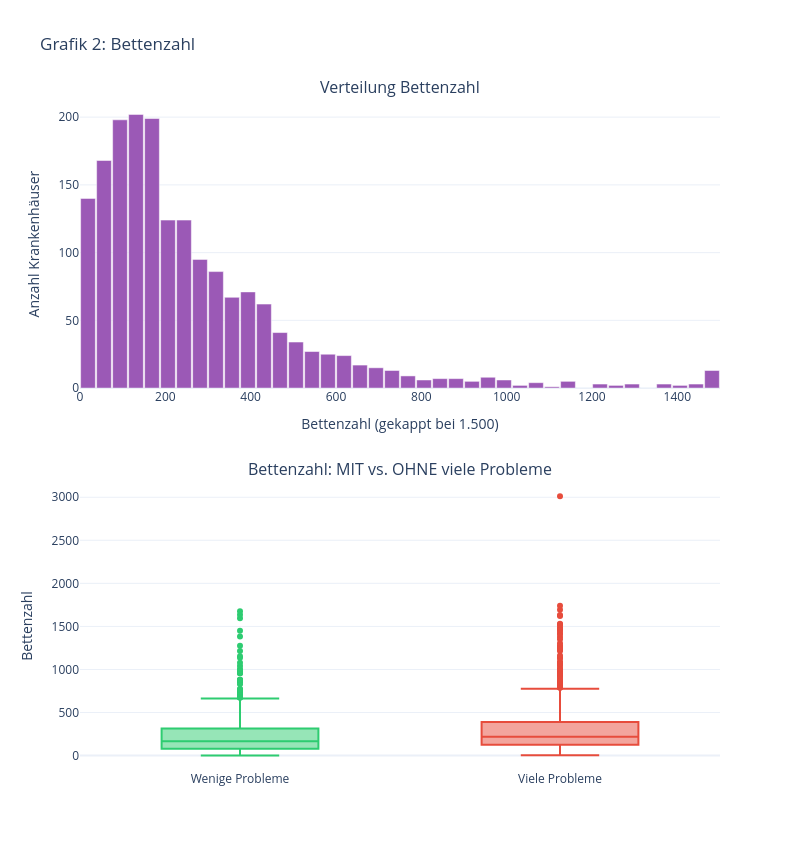

Write notebook code for a chart like this one.
### Markdown cell above
### 📊 Grafik 2 — Bettenzahl
Links: Histogramm der Bettenzahl (gekappt bei 1.500, damit einzelne Großkliniken die Skala nicht verzerren). Rechts: Boxplot der Bettenzahl getrennt nach Gruppe (wenige/viele Probleme) — zeigt, ob Hausgröße mit Qualitätsproblemen zusammenhängt.

### Code cell
# ── Grafik 2: Bettenzahl (interaktiv, mit Hover) ─────────────────

# Histogramm-Bins berechnen (gekappt bei 1.500, wie bisher — sonst wuerden 11 Grosskliniken
# die Skala verzerren, siehe Doku/MD/02_Analyse.md)
betten_capped = df["SO.Betten"].clip(upper=1500)
counts_hist, bin_edges_hist = np.histogram(betten_capped, bins=40)
bin_centers_hist = (bin_edges_hist[:-1] + bin_edges_hist[1:]) / 2
bin_width_hist = bin_edges_hist[1] - bin_edges_hist[0]

# Hover-Text je Balken: Bereich (von–bis) + Anzahl Häuser
hover_hist = [
    f"{links:.0f} – {rechts:.0f} Betten<br>{n} Häuser"
    for links, rechts, n in zip(bin_edges_hist[:-1], bin_edges_hist[1:], counts_hist)
]

fig = make_subplots(
    rows=2, cols=1, vertical_spacing=0.14,
    subplot_titles=("Verteilung Bettenzahl", "Bettenzahl: MIT vs. OHNE viele Probleme"),
)

fig.add_trace(go.Bar(
    x=bin_centers_hist, y=counts_hist, width=bin_width_hist * 0.92,
    marker_color="#9b59b6", name="Bettenzahl", showlegend=False,
    hovertext=hover_hist, hoverinfo="text",
), row=1, col=1)

# Boxplot nach Ziel-Variable — bewusst NICHT gekappt (anders als das Histogramm oben),
# damit auch die Ausreißer bis ca. 3.000 Betten sichtbar bleiben
for g in [0, 1]:
    fig.add_trace(go.Box(
        y=df[df["hat_viele_Probleme"] == g]["SO.Betten"],
        name=LABELS[g], marker_color=FARBEN[g], boxpoints="outliers", showlegend=False,
    ), row=2, col=1)

fig.update_xaxes(title_text="Bettenzahl (gekappt bei 1.500)", row=1, col=1)
fig.update_yaxes(title_text="Anzahl Krankenhäuser", row=1, col=1)
fig.update_yaxes(title_text="Bettenzahl", row=2, col=1)

fig.update_layout(
    title="Grafik 2: Bettenzahl",
    width=800, height=850,
    template="plotly_white",
)
fig.show()

m0 = df[df["hat_viele_Probleme"]==0]["SO.Betten"].median()
m1 = df[df["hat_viele_Probleme"]==1]["SO.Betten"].median()

# Statistische Einordnung: ist der Median-Unterschied real, und wie stark?
from scipy import stats as _stats
_g0 = df[df["hat_viele_Probleme"]==0]["SO.Betten"].dropna()
_g1 = df[df["hat_viele_Probleme"]==1]["SO.Betten"].dropna()
_t, _p = _stats.ttest_ind(_g0, _g1)
_r = df[["SO.Betten","hat_viele_Probleme"]].corr().iloc[0,1]

print(f"\n📌 Befund: Median Betten — Wenige Probleme: {m0:.0f}, Viele Probleme: {m1:.0f} "
      f"({(m0-m1)/m0:.1%} weniger). Statistisch signifikant (T-Test: t={_t:.2f}, p={_p:.4f}), aber "
      f"schwacher Zusammenhang (r={_r:.2f}) — bei dieser Stichprobengröße (n={len(_g0)}+{len(_g1)}) "
      f"werden schon kleine Effekte statistisch signifikant. Die Wertebereiche beider Gruppen "
      f"überlappen stark, Bettenzahl allein hat kaum Vorhersagekraft. Zum Ablesen genauer Werte: "
      f"Maus über Balken/Boxplot bewegen.")

### Figure 1 — Plotly figure (JSON) as saved in the notebook; plotly's stock layout.template omitted (floating-point values rounded to 4 significant figures; data arrays with more than 128 entries replaced by an {"elided": "..."} marker saying what was removed)
{"data": [{"hoverinfo": "text", "hovertext": ["0 – 38 Betten<br>140 Häuser", "38 – 75 Betten<br>168 Häuser", "75 – 112 Betten<br>198 Häuser", "112 – 150 Betten<br>202 Häuser", "150 – 188 Betten<br>199 Häuser", "188 – 225 Betten<br>124 Häuser", "225 – 262 Betten<br>124 Häuser", "262 – 300 Betten<br>95 Häuser", "300 – 338 Betten<br>86 Häuser", "338 – 375 Betten<br>67 Häuser", "375 – 412 Betten<br>71 Häuser", "412 – 450 Betten<br>62 Häuser", "450 – 488 Betten<br>41 Häuser", "488 – 525 Betten<br>34 Häuser", "525 – 562 Betten<br>27 Häuser", "562 – 600 Betten<br>25 Häuser", "600 – 638 Betten<br>24 Häuser", "638 – 675 Betten<br>17 Häuser", "675 – 712 Betten<br>15 Häuser", "712 – 750 Betten<br>13 Häuser", "750 – 788 Betten<br>9 Häuser", "788 – 825 Betten<br>6 Häuser", "825 – 862 Betten<br>7 Häuser", "862 – 900 Betten<br>7 Häuser", "900 – 938 Betten<br>5 Häuser", "938 – 975 Betten<br>8 Häuser", "975 – 1012 Betten<br>6 Häuser", "1012 – 1050 Betten<br>2 Häuser", "1050 – 1088 Betten<br>4 Häuser", "1088 – 1125 Betten<br>1 Häuser", "1125 – 1162 Betten<br>5 Häuser", "1162 – 1200 Betten<br>0 Häuser", "1200 – 1238 Betten<br>3 Häuser", "1238 – 1275 Betten<br>2 Häuser", "1275 – 1312 Betten<br>3 Häuser", "1312 – 1350 Betten<br>0 Häuser", "1350 – 1388 Betten<br>3 Häuser", "1388 – 1425 Betten<br>2 Häuser", "1425 – 1462 Betten<br>3 Häuser", "1462 – 1500 Betten<br>13 Häuser"], "marker": {"color": "#9b59b6"}, "name": "Bettenzahl", "showlegend": false, "type": "bar", "width": 34.5, "x": [18.75, 56.25, 93.75, 131.2, 168.8, 206.2, 243.8, 281.2, 318.8, 356.2, 393.8, 431.2, 468.8, 506.2, 543.8, 581.2, 618.8, 656.2, 693.8, 731.2, 768.8, 806.2, 843.8, 881.2, 918.8, 956.2, 993.8, 1031.0, 1069.0, 1106.0, 1144.0, 1181.0, 1219.0, 1256.0, 1294.0, 1331.0, 1369.0, 1406.0, 1444.0, 1481.0], "xaxis": "x", "y": [140, 168, 198, 202, 199, 124, 124, 95, 86, 67, 71, 62, 41, 34, 27, 25, 24, 17, 15, 13, 9, 6, 7, 7, 5, 8, 6, 2, 4, 1, 5, 0, 3, 2, 3, 0, 3, 2, 3, 13], "yaxis": "y"}, {"boxpoints": "outliers", "marker": {"color": "#2ecc71"}, "name": "Wenige Probleme", "showlegend": false, "type": "box", "xaxis": "x2", "y": {"elided": "916 int values"}, "yaxis": "y2"}, {"boxpoints": "outliers", "marker": {"color": "#e74c3c"}, "name": "Viele Probleme", "showlegend": false, "type": "box", "xaxis": "x2", "y": {"elided": "905 int values"}, "yaxis": "y2"}], "layout": {"annotations": [{"font": {"size": 16}, "showarrow": false, "text": "Verteilung Bettenzahl", "x": 0.5, "xanchor": "center", "xref": "paper", "y": 1.0, "yanchor": "bottom", "yref": "paper"}, {"font": {"size": 16}, "showarrow": false, "text": "Bettenzahl: MIT vs. OHNE viele Probleme", "x": 0.5, "xanchor": "center", "xref": "paper", "y": 0.43, "yanchor": "bottom", "yref": "paper"}], "height": 850, "title": {"text": "Grafik 2: Bettenzahl"}, "width": 800, "xaxis": {"anchor": "y", "domain": [0.0, 1.0], "title": {"text": "Bettenzahl (gekappt bei 1.500)"}}, "xaxis2": {"anchor": "y2", "domain": [0.0, 1.0]}, "yaxis": {"anchor": "x", "domain": [0.57, 1.0], "title": {"text": "Anzahl Krankenhäuser"}}, "yaxis2": {"anchor": "x2", "domain": [0.0, 0.43], "title": {"text": "Bettenzahl"}}}}
